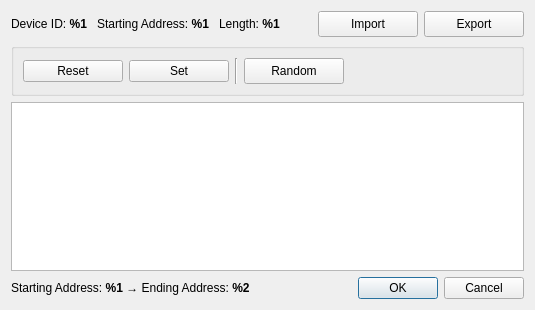
<?xml version="1.0" encoding="UTF-8"?>
<ui version="4.0">
 <class>DialogForceMultipleCoils</class>
 <widget class="QDialog" name="DialogForceMultipleCoils">
  <property name="geometry">
   <rect>
    <x>0</x>
    <y>0</y>
    <width>535</width>
    <height>310</height>
   </rect>
  </property>
  <property name="minimumSize">
   <size>
    <width>535</width>
    <height>310</height>
   </size>
  </property>
  <property name="windowTitle">
   <string>15: WRITE MULTIPLE COILS</string>
  </property>
  <layout class="QVBoxLayout" name="verticalLayout">
   <item>
    <layout class="QHBoxLayout" name="horizontalLayout_2">
     <item>
      <layout class="QHBoxLayout" name="horizontalLayout_4">
       <property name="spacing">
        <number>10</number>
       </property>
       <item>
        <widget class="QLabel" name="labelSlaveDevice">
         <property name="text">
          <string>&lt;html&gt;&lt;head/&gt;&lt;body&gt;&lt;p&gt;Device ID: &lt;span style=&quot; font-weight:700;&quot;&gt;%1&lt;/span&gt;&lt;/p&gt;&lt;/body&gt;&lt;/html&gt;</string>
         </property>
        </widget>
       </item>
       <item>
        <widget class="QLabel" name="labelAddress">
         <property name="text">
          <string>&lt;html&gt;&lt;head/&gt;&lt;body&gt;&lt;p&gt;Starting Address: &lt;span style=&quot; font-weight:700;&quot;&gt;%1&lt;/span&gt;&lt;/p&gt;&lt;/body&gt;&lt;/html&gt;</string>
         </property>
        </widget>
       </item>
       <item>
        <widget class="QLabel" name="labelLength">
         <property name="text">
          <string>&lt;html&gt;&lt;head/&gt;&lt;body&gt;&lt;p&gt;Length: &lt;span style=&quot; font-weight:700;&quot;&gt;%1&lt;/span&gt;&lt;/p&gt;&lt;/body&gt;&lt;/html&gt;</string>
         </property>
        </widget>
       </item>
      </layout>
     </item>
     <item>
      <spacer name="horizontalSpacer">
       <property name="orientation">
        <enum>Qt::Horizontal</enum>
       </property>
       <property name="sizeHint" stdset="0">
        <size>
         <width>40</width>
         <height>20</height>
        </size>
       </property>
      </spacer>
     </item>
     <item>
      <widget class="QPushButton" name="pushButtonImport">
       <property name="sizePolicy">
        <sizepolicy hsizetype="Preferred" vsizetype="Fixed">
         <horstretch>0</horstretch>
         <verstretch>0</verstretch>
        </sizepolicy>
       </property>
       <property name="minimumSize">
        <size>
         <width>100</width>
         <height>26</height>
        </size>
       </property>
       <property name="text">
        <string>Import</string>
       </property>
       <property name="icon">
        <iconset resource="../../app/resources.qrc">
         <normaloff>:/res/icon-import.svg</normaloff>:/res/icon-import.svg</iconset>
       </property>
      </widget>
     </item>
     <item>
      <widget class="QPushButton" name="pushButtonExport">
       <property name="sizePolicy">
        <sizepolicy hsizetype="Preferred" vsizetype="Fixed">
         <horstretch>0</horstretch>
         <verstretch>0</verstretch>
        </sizepolicy>
       </property>
       <property name="minimumSize">
        <size>
         <width>100</width>
         <height>26</height>
        </size>
       </property>
       <property name="text">
        <string>Export</string>
       </property>
       <property name="icon">
        <iconset resource="../../app/resources.qrc">
         <normaloff>:/res/icon-export.svg</normaloff>:/res/icon-export.svg</iconset>
       </property>
      </widget>
     </item>
    </layout>
   </item>
   <item>
    <widget class="QGroupBox" name="groupBox">
     <layout class="QHBoxLayout" name="horizontalLayout_3">
      <item>
       <widget class="QPushButton" name="pushButton0">
        <property name="minimumSize">
         <size>
          <width>100</width>
          <height>0</height>
         </size>
        </property>
        <property name="text">
         <string>Reset</string>
        </property>
        <property name="icon">
         <iconset resource="../../app/resources.qrc">
          <normaloff>:/res/icon-reset.svg</normaloff>:/res/icon-reset.svg</iconset>
        </property>
       </widget>
      </item>
      <item>
       <widget class="QPushButton" name="pushButton1">
        <property name="minimumSize">
         <size>
          <width>100</width>
          <height>0</height>
         </size>
        </property>
        <property name="text">
         <string>Set</string>
        </property>
       </widget>
      </item>
      <item>
       <widget class="Line" name="line">
        <property name="orientation">
         <enum>Qt::Vertical</enum>
        </property>
       </widget>
      </item>
      <item>
       <widget class="QPushButton" name="pushButtonRandom">
        <property name="minimumSize">
         <size>
          <width>100</width>
          <height>26</height>
         </size>
        </property>
        <property name="text">
         <string>Random</string>
        </property>
        <property name="icon">
         <iconset resource="../../app/resources.qrc">
          <normaloff>:/res/icon-random.svg</normaloff>:/res/icon-random.svg</iconset>
        </property>
       </widget>
      </item>
      <item>
       <spacer name="horizontalSpacer_2">
        <property name="orientation">
         <enum>Qt::Horizontal</enum>
        </property>
        <property name="sizeHint" stdset="0">
         <size>
          <width>40</width>
          <height>20</height>
         </size>
        </property>
       </spacer>
      </item>
     </layout>
    </widget>
   </item>
   <item>
    <widget class="QTableWidget" name="tableWidget">
     <property name="focusPolicy">
      <enum>Qt::NoFocus</enum>
     </property>
     <property name="sizeAdjustPolicy">
      <enum>QAbstractScrollArea::AdjustToContents</enum>
     </property>
     <property name="editTriggers">
      <set>QAbstractItemView::NoEditTriggers</set>
     </property>
     <property name="showDropIndicator" stdset="0">
      <bool>false</bool>
     </property>
     <property name="dragDropOverwriteMode">
      <bool>false</bool>
     </property>
     <property name="selectionMode">
      <enum>QAbstractItemView::SingleSelection</enum>
     </property>
     <property name="wordWrap">
      <bool>false</bool>
     </property>
     <property name="cornerButtonEnabled">
      <bool>false</bool>
     </property>
     <attribute name="horizontalHeaderHighlightSections">
      <bool>false</bool>
     </attribute>
     <attribute name="verticalHeaderHighlightSections">
      <bool>false</bool>
     </attribute>
    </widget>
   </item>
   <item>
    <layout class="QHBoxLayout" name="horizontalLayout">
     <item>
      <widget class="QLabel" name="labelAddresses">
       <property name="text">
        <string>&lt;html&gt;&lt;head/&gt;&lt;body&gt;&lt;p&gt;Starting Address: &lt;span style=&quot; font-weight:700;&quot;&gt;%1 &lt;/span&gt;→ Ending Address: &lt;span style=&quot; font-weight:700;&quot;&gt;%2&lt;/span&gt;&lt;/p&gt;&lt;/body&gt;&lt;/html&gt;</string>
       </property>
      </widget>
     </item>
     <item>
      <widget class="QDialogButtonBox" name="buttonBox">
       <property name="standardButtons">
        <set>QDialogButtonBox::Cancel|QDialogButtonBox::Ok</set>
       </property>
      </widget>
     </item>
    </layout>
   </item>
  </layout>
 </widget>
 <resources>
  <include location="../../app/resources.qrc"/>
 </resources>
 <connections>
  <connection>
   <sender>buttonBox</sender>
   <signal>accepted()</signal>
   <receiver>DialogForceMultipleCoils</receiver>
   <slot>accept()</slot>
   <hints>
    <hint type="sourcelabel">
     <x>248</x>
     <y>254</y>
    </hint>
    <hint type="destinationlabel">
     <x>157</x>
     <y>274</y>
    </hint>
   </hints>
  </connection>
  <connection>
   <sender>buttonBox</sender>
   <signal>rejected()</signal>
   <receiver>DialogForceMultipleCoils</receiver>
   <slot>reject()</slot>
   <hints>
    <hint type="sourcelabel">
     <x>316</x>
     <y>260</y>
    </hint>
    <hint type="destinationlabel">
     <x>286</x>
     <y>274</y>
    </hint>
   </hints>
  </connection>
 </connections>
</ui>
